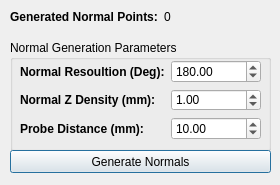
<?xml version="1.0" encoding="UTF-8"?>
<ui version="4.0">
 <class>NormalGenerator</class>
 <widget class="QDialog" name="NormalGenerator">
  <property name="geometry">
   <rect>
    <x>0</x>
    <y>0</y>
    <width>280</width>
    <height>185</height>
   </rect>
  </property>
  <property name="minimumSize">
   <size>
    <width>280</width>
    <height>185</height>
   </size>
  </property>
  <property name="maximumSize">
   <size>
    <width>280</width>
    <height>185</height>
   </size>
  </property>
  <property name="windowTitle">
   <string>Normal Generator</string>
  </property>
  <widget class="QWidget" name="formLayoutWidget_2">
   <property name="geometry">
    <rect>
     <x>10</x>
     <y>10</y>
     <width>241</width>
     <height>21</height>
    </rect>
   </property>
   <layout class="QFormLayout" name="formLayout_2">
    <item row="0" column="0">
     <widget class="QLabel" name="lbl_info_probe_points">
      <property name="font">
       <font>
        <weight>75</weight>
        <bold>true</bold>
       </font>
      </property>
      <property name="text">
       <string>Generated Normal Points:</string>
      </property>
     </widget>
    </item>
    <item row="0" column="1">
     <widget class="QLabel" name="lbl_probe_points">
      <property name="text">
       <string>0</string>
      </property>
     </widget>
    </item>
   </layout>
  </widget>
  <widget class="QGroupBox" name="grp_parameters">
   <property name="geometry">
    <rect>
     <x>10</x>
     <y>40</y>
     <width>261</width>
     <height>111</height>
    </rect>
   </property>
   <property name="title">
    <string>Normal Generation Parameters</string>
   </property>
   <widget class="QWidget" name="formLayoutWidget">
    <property name="geometry">
     <rect>
      <x>10</x>
      <y>20</y>
      <width>241</width>
      <height>80</height>
     </rect>
    </property>
    <layout class="QFormLayout" name="formLayout">
     <item row="0" column="0">
      <widget class="QLabel" name="lbl_info_scan_res">
       <property name="font">
        <font>
         <weight>75</weight>
         <bold>true</bold>
        </font>
       </property>
       <property name="text">
        <string>Normal Resoultion (Deg):</string>
       </property>
      </widget>
     </item>
     <item row="1" column="0">
      <widget class="QLabel" name="lbl_info_scan_z">
       <property name="font">
        <font>
         <weight>75</weight>
         <bold>true</bold>
        </font>
       </property>
       <property name="text">
        <string>Normal Z Density (mm):</string>
       </property>
      </widget>
     </item>
     <item row="2" column="0">
      <widget class="QLabel" name="lbl_info_probe_distance">
       <property name="font">
        <font>
         <weight>75</weight>
         <bold>true</bold>
        </font>
       </property>
       <property name="text">
        <string>Probe Distance (mm):</string>
       </property>
      </widget>
     </item>
     <item row="0" column="1">
      <widget class="QDoubleSpinBox" name="sbox_scan_resolution">
       <property name="maximum">
        <double>720.000000000000000</double>
       </property>
       <property name="value">
        <double>180.000000000000000</double>
       </property>
      </widget>
     </item>
     <item row="1" column="1">
      <widget class="QDoubleSpinBox" name="sbox_scan_z">
       <property name="value">
        <double>1.000000000000000</double>
       </property>
      </widget>
     </item>
     <item row="2" column="1">
      <widget class="QDoubleSpinBox" name="sbox_probe_distance_2">
       <property name="value">
        <double>10.000000000000000</double>
       </property>
      </widget>
     </item>
    </layout>
   </widget>
  </widget>
  <widget class="QPushButton" name="btn_generate_normals">
   <property name="geometry">
    <rect>
     <x>10</x>
     <y>150</y>
     <width>261</width>
     <height>23</height>
    </rect>
   </property>
   <property name="text">
    <string>Generate Normals</string>
   </property>
  </widget>
 </widget>
 <resources/>
 <connections/>
</ui>
